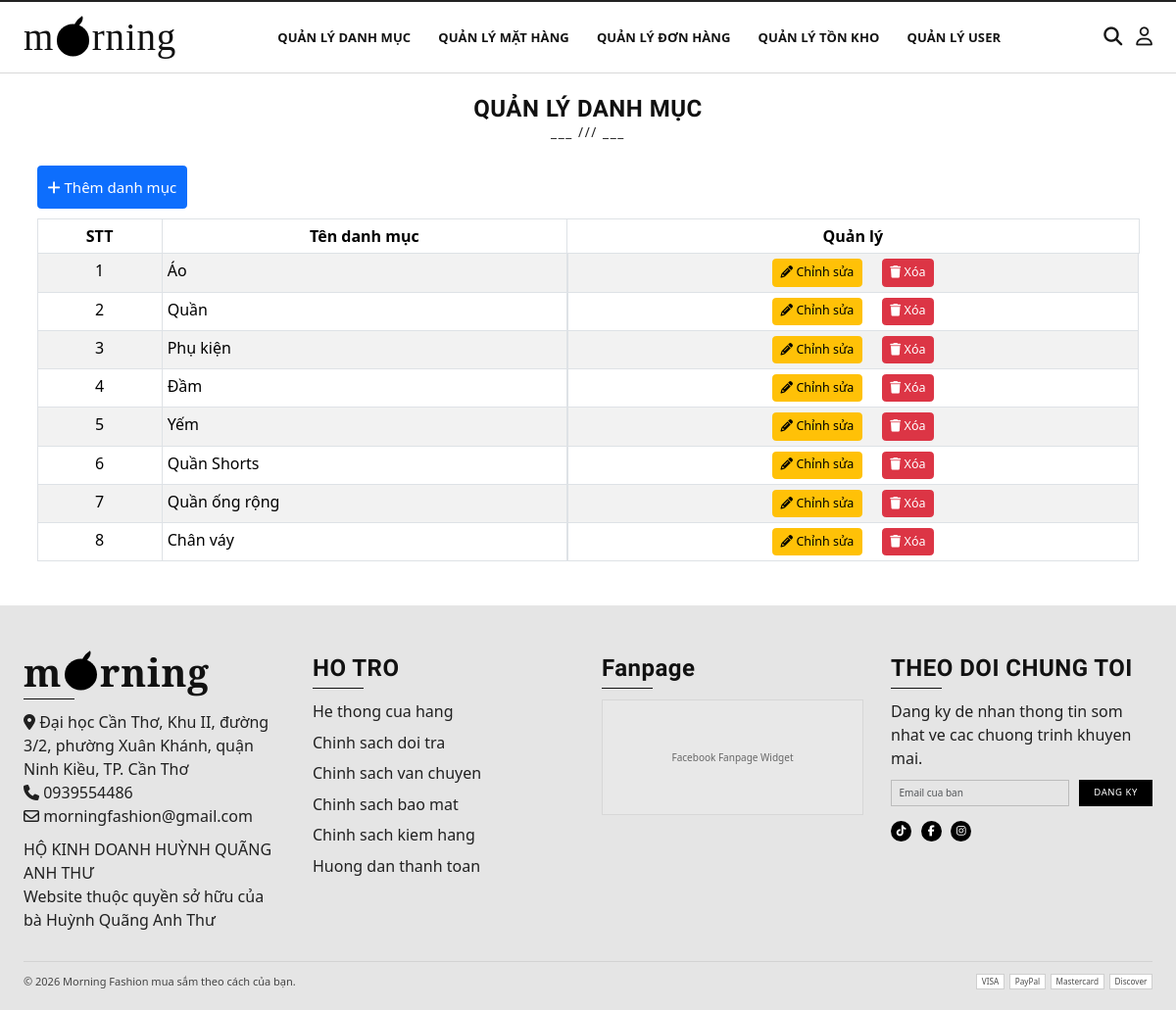
The page /public/category_list.php (signed in) on the database its author committed.
### tables this page shows
CREATE TABLE `categories` (
  `cat_id` int(11) UNSIGNED NOT NULL,
  `cat_name` varchar(255) NOT NULL
);

### libraries/Psr4AutoloaderClass.php (called while the page is built, shortened)
<?php
class Psr4AutoloaderClass
{
	protected $prefixes = array();
	public function addNamespace($prefix, $base_dir, $prepend = false)
	{
		$prefix = trim($prefix, '\\') . '\\';
		$base_dir = rtrim($base_dir, DIRECTORY_SEPARATOR) . '/';
		if (isset($this->prefixes[$prefix]) === false) {
			$this->prefixes[$prefix] = array();
		}
		if ($prepend) {
			array_unshift($this->prefixes[$prefix], $base_dir);
		} else {
			array_push($this->prefixes[$prefix], $base_dir);
		}
	}
	public function loadClass($class)
	{
		$prefix = $class;
		while (false !== $pos = strrpos($prefix, '\\')) {
			$prefix = substr($class, 0, $pos + 1);
			$relative_class = substr($class, $pos + 1);
			$mapped_file = $this->loadMappedFile($prefix, $relative_class);
			if ($mapped_file) {
				return $mapped_file;
			}
			$prefix = rtrim($prefix, '\\');
		}
		return false;
	}
	protected function loadMappedFile($prefix, $relative_class)
	{
		foreach ($this->prefixes[$prefix] as $base_dir) {
			$file = $base_dir
				. str_replace('\\', '/', $relative_class)
				. '.php';
			if ($this->requireFile($file)) {
				return $file;
			}
		}
		return false;
	}
	protected function requireFile($file)
	{
		if (file_exists($file)) {
			return true;
		}
		return false;
	}
}

### src/classes/Category.php (called while the page is built, shortened)
<?php
class Category
{
    private ?PDO $db;
    private int $cat_id = -1;
    public $cat_name;
    public function getID(): int
    {
        return $this->cat_id;
    }
    public function __construct(?PDO $pdo)
    {
        $this->db = $pdo;
    }
    public function all(): array
    {
        $categories = [];
        $statement = $this->db->prepare('SELECT * FROM categories');
        $statement->execute();
        while ($row = $statement->fetch()) {
            $category = new Category($this->db);
            $category->fillFromDB($row);
            $categories[] = $category;
        }
        return $categories;
    }
    protected function fillFromDB(array $row): Category
    {
        [
            'cat_id' => $this->cat_id,
            'cat_name' => $this->cat_name
        ] = $row;
        return $this;
    }
}

### src/functions.php (called while the page is built, shortened)
<?php
function html_escape(string|null $text): string
{
    return htmlspecialchars($text ?? '', ENT_QUOTES, 'UTF-8', false);
}

### public/category_list.php (the view, shortened to what this page needs)
<?php
require_once __DIR__ . '/../src/bootstrap.php';
$category = new Category($PDO);
$categories = $category->all();
$i = 0;
include_once __DIR__ . '/../src/partials/header.php'
?>
<body>
    <?php include_once __DIR__ . '/../src/partials/navbar.php' ?>
    <div class="container">
        <?php
        include_once __DIR__ . '/../src/partials/heading.php';
        ?>
        <div class="row">
            <div class="col-12">
                <a href="category_add.php" class="btn btn-primary mb-3 fs-4 p-3">
                    <i class="fa fa-plus"></i> Thêm danh mục
                </a>
                <table id="contacts" class="table table-striped table-bordered">
                    <thead>
                        <tr class="text-center">
                            <th scope="col">STT</th>
                            <th scope="col">Tên danh mục</th>
                            <th scope="col">Quản lý</th>
                        </tr>
                    </thead>
                    <tbody>
                        <?php
                        foreach ($categories as $category) :
                            $i++;
                        ?>
                            <tr>
                                <td class="text-center"><?= $i ?></td>
                                <td><?= html_escape($category->cat_name) ?></td>
                                <td class="d-flex justify-content-center">
                                    <a href="<?= 'category_edit.php?id=' . $category->getID() ?>" class="btn btn-xs btn-warning fs-5 me-3">
                                        <i alt="Edit" class="fa fa-pencil"></i> Chỉnh sửa</a>
                                    <form action="category_delete.php" method="POST" class="form-inline ml-1">
                                        <button type="submit" name="delete-cat" class="btn btn-xs btn-danger fs-5 ms-3" data-bs-toggle="modal" data-bs-target="#delete-confirm">
                                            <i alt="Delete" class="fa fa-trash"></i> Xóa</a>
                                        </button>
                                    </form>
                                </td>
                            </tr>
                        <?php endforeach ?>
                    </tbody>
                </table>
            </div>
        </div>
    </div>
    <?php include_once __DIR__ . '/../src/partials/footer.php' ?>
</body>
</html>

### public/css/base.css (style rules this page uses)
:root { --primary-color: #111111; --accent-color: #1b1b1b; --muted-color: #f0f0f0; --white-color: #ffffff; --black-color: #0f0f0f; --text-color: #222222; --soft-text: #7a7a7a; --border-color: #dddddd; --font-heading: "Cormorant Garamond", Georgia, serif; --font-body: "Mulish", "Segoe UI", sans-serif; }
* { padding: 0; margin: 0; box-sizing: border-box; }
html { color: var(--black-color); font-size: 62.5%; line-height: 1.6; font-family: var(--font-body); background-color: #ffffff; scroll-behavior: smooth; }
body { font-size: 1.6rem; color: var(--text-color); background: #ffffff; min-height: 100vh; padding-bottom: 0; }
a { text-decoration: none; }

### public/css/main.css (style rules this page uses)
.container { font-size: 1.6rem; }

### rows shown on the page
categories: cat_name "Áo"
categories: cat_name "Quần"
categories: cat_name "Phụ kiện"
categories: cat_name "Đầm"
categories: cat_name "Yếm"
categories: cat_name "Quần Shorts"
categories: cat_name "Quần ống rộng"
categories: cat_name "Chân váy"

### other values the page prints
$subtitle "QUẢN LÝ DANH MỤC"
